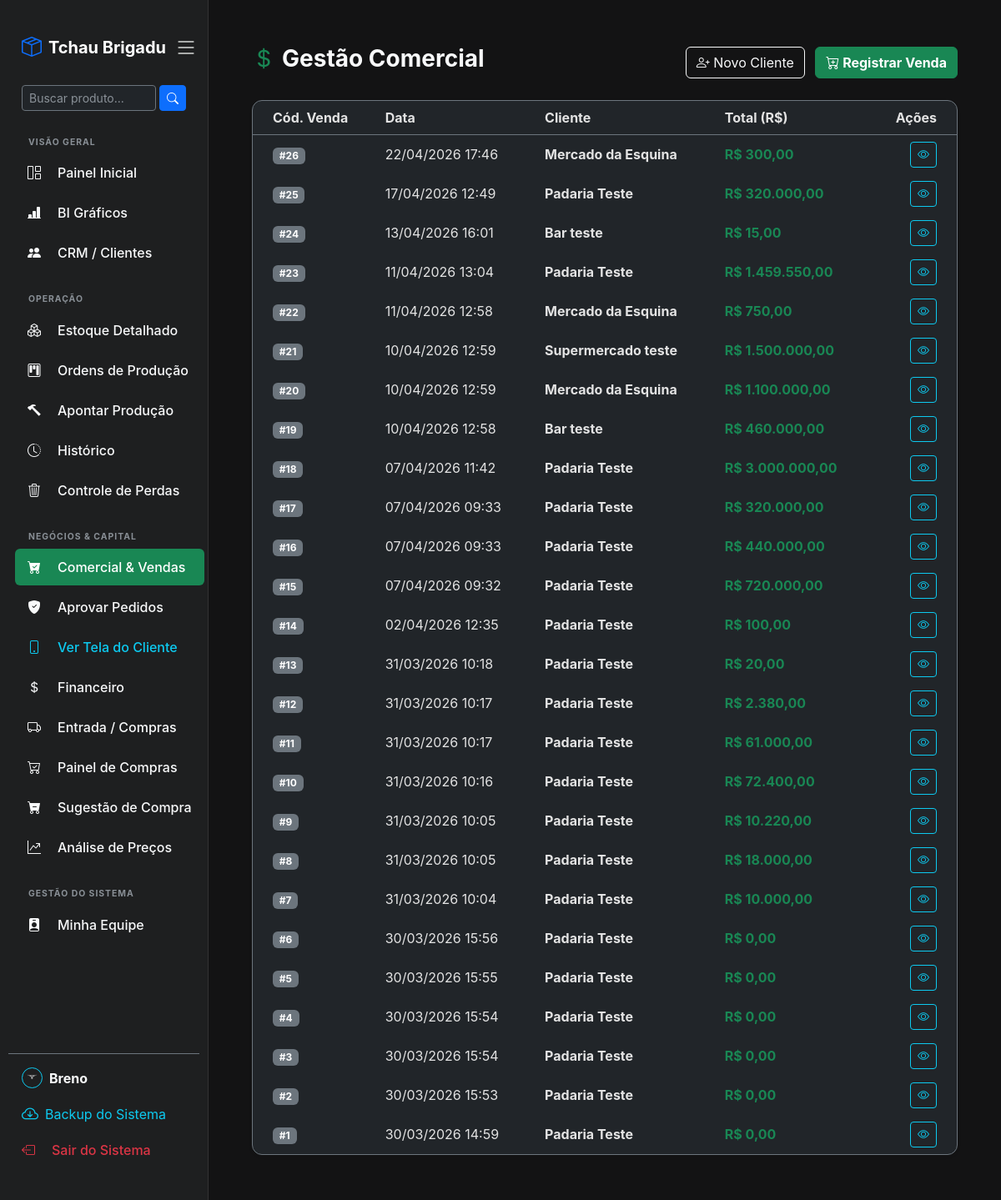
Page /comercial/ (signed in) on the committed database.
### core/models.py (models this page shows, shortened)
class Perfil(models.Model):
    TIPOS_ACESSO = [
        ('Logistica', 'Logística'),
        ('Qualidade', 'Qualidade'),
        ('Producao', 'Produção'),
        ('Financeiro', 'Financeiro'),
        ('Gerente', 'Gerente (Superadmin)'),
        ('Socios', 'Sócios (Apenas BI)'),
    ]
    user = models.OneToOneField(User, on_delete=models.CASCADE)
    tipo = models.CharField(max_length=20, choices=TIPOS_ACESSO, default='Vendedor')
    telefone = models.CharField(max_length=20, blank=True, null=True)
    foto = models.ImageField(upload_to='fotos_perfil/', blank=True, null=True)

class Venda(models.Model):
    cliente = models.ForeignKey(Cliente, on_delete=models.SET_NULL, null=True, related_name='vendas')
    data_venda = models.DateTimeField(auto_now_add=True)
    observacao = models.TextField(blank=True, null=True, help_text="Opcional: Detalhes da entrega ou pagamento")
    @property
    def total_venda(self):
        total = sum(item.subtotal for item in self.itens.all())
        return total

class Cliente(models.Model):
    nome = models.CharField(max_length=150, help_text="Nome da Loja ou Cliente")
    cnpj_cpf = models.CharField(max_length=20, blank=True, null=True, verbose_name="CNPJ ou CPF")
    inscricao_estadual = models.CharField(max_length=30, blank=True, null=True, verbose_name="Inscrição Estadual (IE)")
    telefone = models.CharField(max_length=20, blank=True, null=True)
    email = models.EmailField(blank=True, null=True)
    cep = models.CharField(max_length=10, blank=True, null=True)
    endereco = models.TextField(blank=True, null=True, verbose_name="Rua, Número, Bairro")
    cidade = models.CharField(max_length=100, blank=True, null=True)
    estado = models.CharField(max_length=2, blank=True, null=True, help_text="Sigla. Ex: MG, SP")
    observacoes = models.TextField(blank=True, null=True, help_text="Diário de bordo / Anotações do comercial")
    limite_estoque_percentual = models.DecimalField(
        max_digits=5,
        decimal_places=2,
        default=100.00,
        verbose_name="Limite de Estoque (%)"
    )

class ItemVenda(models.Model):
    venda = models.ForeignKey(Venda, on_delete=models.CASCADE, related_name='itens')
    produto = models.ForeignKey(Produto, on_delete=models.CASCADE, limit_choices_to={'categoria__icontains': 'final'})
    quantidade = models.IntegerField()
    preco_vendido = models.DecimalField(max_digits=10, decimal_places=2, help_text="Preço unitário no momento da venda")
    @property
    def subtotal(self):
        return self.quantidade * self.preco_vendido

### core/views.py (the view)
# urls.py: path('comercial/', views.painel_comercial, name='painel_comercial'),
@login_required
@user_passes_test(has_financeiro, login_url='/')
def painel_comercial(request):
    vendas = Venda.objects.all().order_by('-data_venda')[:50]
    form_cliente = ClienteForm()
    context = {
        'vendas': vendas,
        'form_cliente': form_cliente,
    }
    return render(request, 'comercial.html', context)

### core/templates/comercial.html (shortened to what this page needs)
{% extends 'base.html' %}
{% block conteudo %}
<div class="container-fluid py-4">
    <div class="d-flex justify-content-between align-items-center mb-4">
        <h3 class="text-light fw-bold"><i class="bi bi-currency-dollar text-success me-2"></i>Gestão Comercial</h3>
        <div>
            <button type="button" class="btn btn-outline-light me-2" data-bs-toggle="modal" data-bs-target="#modalNovoCliente">
                <i class="bi bi-person-plus"></i> Novo Cliente
            </button>
            <a href="{% url 'registrar_venda' %}" class="btn btn-success fw-bold">
                <i class="bi bi-cart-plus"></i> Registrar Venda
            </a>
        </div>
    </div>
    <div class="card border-secondary bg-dark shadow-sm">
        <div class="card-body p-0">
            <div class="table-responsive">
                <table class="table table-dark table-hover table-borderless align-middle mb-0">
                    <thead class="border-bottom border-secondary text-muted">
                        <tr>
                            <th class="ps-4">Cód. Venda</th>
                            <th>Data</th>
                            <th>Cliente</th>
                            <th>Total (R$)</th>
                            <th class="text-end pe-4">Ações</th>
                        </tr>
                    </thead>
                    <tbody>
                        {% for venda in vendas %}
                        <tr>
                            <td class="ps-4"><span class="badge bg-secondary">#{{ venda.id }}</span></td>
                            <td>{{ venda.data_venda|date:"d/m/Y H:i" }}</td>
                            <td><strong>{{ venda.cliente.nome }}</strong></td>
                            <td class="text-success fw-bold">R$ {{ venda.total_venda|floatformat:2 }}</td>
                            <td class="text-end pe-4">
                                <button class="btn btn-outline-info btn-sm" title="Ver Detalhes"><i class="bi bi-eye"></i></button>
                            </td>
                        </tr>
                        {% endfor %}
                    </tbody>
                </table>
            </div>
        </div>
    </div>
</div>
{% endblock %}

### core/templates/base.html (shortened to what this page needs)
<!DOCTYPE html>
<html lang="pt-br" data-bs-theme="dark">
<head>
    <link href="https://cdn.jsdelivr.net/npm/bootstrap@5.3.0/dist/css/bootstrap.min.css" rel="stylesheet">
    <link rel="stylesheet" href="https://cdn.jsdelivr.net/npm/bootstrap-icons@1.11.1/font/bootstrap-icons.css">
</head>
<body>
    <div class="sidebar d-flex flex-column overflow-y-auto" id="sidebar">
        <div class="sidebar-brand d-flex justify-content-between align-items-center w-100 px-3 mt-3 mb-4">
            <a href="{% url 'painel' %}" class="text-decoration-none text-white d-flex align-items-center">
                <i class="bi bi-box-seam text-primary me-2 fs-4"></i>
                <span class="sidebar-brand-text fw-bold fs-5">Tchau Brigadu</span>
            </a>
            <button id="toggleSidebar" class="toggle-btn"><i class="bi bi-list fs-3"></i></button>
        </div>
        <div class="search-box px-3 mb-4">
            <form action="{% url 'painel' %}" method="GET" class="d-flex">
                <input type="text" name="q" class="form-control form-control-sm bg-dark text-light border-secondary" placeholder="Buscar produto..." value="{{ busca|default_if_none:'' }}">
                <button type="submit" class="btn btn-primary btn-sm ms-1"><i class="bi bi-search"></i></button>
            </form>
        </div>
        <nav class="nav flex-column mb-auto px-2">
            <h6 class="sidebar-heading px-3 mt-2 mb-2 text-muted text-uppercase fw-bold" style="font-size: 0.65rem; letter-spacing: 1px;">Visão Geral</h6>
            <a class="nav-link rounded mb-1 {% if request.resolver_match.url_name == 'painel' %}active bg-primary text-white{% else %}text-light{% endif %}" href="{% url 'painel' %}">
                <i class="bi bi-grid-1x2 me-2"></i> <span class="nav-text">Painel Inicial</span>
            </a>
            {% if request.user.is_superuser or request.user.perfil.tipo in 'Gerente,Socios' %}
            <a class="nav-link rounded mb-1 {% if request.resolver_match.url_name == 'dashboard_grafico' %}active bg-info text-dark fw-bold{% else %}text-light{% endif %}" href="{% url 'dashboard_grafico' %}">
                <i class="bi bi-bar-chart-line-fill me-2"></i> <span class="nav-text">BI Gráficos</span>
            </a>
            {% endif %}
            {% if request.user.is_superuser or request.user.perfil.tipo in 'Gerente,Socios,Financeiro' %}
            <a class="nav-link rounded mb-1 {% if request.resolver_match.url_name == 'mini_crm' %}active bg-success text-white fw-bold{% else %}text-light{% endif %}" href="{% url 'mini_crm' %}">
                <i class="bi bi-people-fill me-2"></i> <span class="nav-text">CRM / Clientes</span>
            </a>
            {% endif %}
            {% if request.user.is_superuser or request.user.perfil.tipo in 'Gerente,Producao,Logistica,Qualidade' %}
            <h6 class="sidebar-heading px-3 mt-4 mb-2 text-muted text-uppercase fw-bold" style="font-size: 0.65rem; letter-spacing: 1px;">Operação</h6>
            {% if request.user.is_superuser or request.user.perfil.tipo in 'Gerente,Logistica' %}
            <a class="nav-link rounded mb-1 {% if request.resolver_match.url_name == 'estoque_detalhado' %}active bg-info text-dark fw-bold{% else %}text-light{% endif %}" href="{% url 'estoque_detalhado' %}">
                <i class="bi bi-boxes me-2"></i> <span class="nav-text">Estoque Detalhado</span>
            </a>
            {% endif %}
            {% if request.user.is_superuser or request.user.perfil.tipo in 'Gerente,Producao' %}
            <a class="nav-link rounded mb-1 {% if request.resolver_match.url_name == 'gestao_ops' %}active bg-warning text-dark fw-bold{% else %}text-light{% endif %}" href="{% url 'gestao_ops' %}">
                <i class="bi bi-kanban me-2"></i> <span class="nav-text">Ordens de Produção</span>
            </a>
            <a class="nav-link rounded mb-1 {% if request.resolver_match.url_name == 'novo_apontamento' %}active bg-primary text-white{% else %}text-light{% endif %}" href="{% url 'novo_apontamento' %}">
                <i class="bi bi-hammer me-2"></i> <span class="nav-text">Apontar Produção</span>
            </a>
            <a class="nav-link rounded mb-1 {% if request.resolver_match.url_name == 'historico_producao' %}active bg-primary text-white{% else %}text-light{% endif %}" href="{% url 'historico_producao' %}">
                <i class="bi bi-clock-history me-2"></i> <span class="nav-text">Histórico</span>
            </a>
            {% endif %}
            {% if request.user.is_superuser or request.user.perfil.tipo in 'Gerente,Qualidade' %}
            <a class="nav-link rounded mb-1 {% if request.resolver_match.url_name == 'registrar_perda' %}active bg-danger text-white{% else %}text-light{% endif %}" href="{% url 'registrar_perda' %}">
                <i class="bi bi-trash3 me-2"></i> <span class="nav-text">Controle de Perdas</span>
            </a>
            {% endif %}
            {% endif %}
            {% if request.user.is_superuser or request.user.perfil.tipo in 'Gerente,Financeiro,Logistica' %}
            <h6 class="sidebar-heading px-3 mt-4 mb-2 text-muted text-uppercase fw-bold" style="font-size: 0.65rem; letter-spacing: 1px;">Negócios & Capital</h6>
            {% if request.user.is_superuser or request.user.perfil.tipo in 'Gerente,Financeiro' %}
            <a class="nav-link rounded mb-1 {% if request.resolver_match.url_name == 'painel_comercial' %}active bg-success text-white{% else %}text-light{% endif %}" href="{% url 'painel_comercial' %}">
                <i class="bi bi-cart-check-fill me-2"></i> <span class="nav-text">Comercial & Vendas</span>
            </a>
            <a class="nav-link rounded mb-1 {% if request.resolver_match.url_name == 'painel_solicitacoes' %}active bg-warning text-dark fw-bold{% else %}text-light{% endif %}" href="{% url 'painel_solicitacoes' %}">
                <i class="bi bi-shield-fill-check me-2"></i> <span class="nav-text">Aprovar Pedidos</span>
            </a>
            <a class="nav-link rounded mb-1 text-info" href="{% url 'portal_pedido_cliente' %}" target="_blank">
                <i class="bi bi-phone me-2"></i> <span class="nav-text">Ver Tela do Cliente</span>
            </a>
            <a class="nav-link rounded mb-1 {% if request.resolver_match.url_name == 'lista_financeiro' %}active bg-primary text-white{% else %}text-light{% endif %}" href="{% url 'lista_financeiro' %}">
                <i class="bi bi-currency-dollar me-2"></i> <span class="nav-text">Financeiro</span>
            </a>
            {% endif %}
            {% if request.user.is_superuser or request.user.perfil.tipo in 'Gerente,Logistica' %}
            <a class="nav-link rounded mb-1 {% if request.resolver_match.url_name == 'registrar_compra' %}active bg-success text-white{% else %}text-light{% endif %}" href="{% url 'registrar_compra' %}">
                <i class="bi bi-truck me-2"></i> <span class="nav-text">Entrada / Compras</span>
            </a>
            <a class="nav-link rounded mb-1 {% if request.resolver_match.url_name == 'painel_compras' %}active bg-warning text-dark fw-bold{% else %}text-light{% endif %}" href="{% url 'painel_compras' %}">
                <i class="bi bi-cart-check me-2"></i> <span class="nav-text">Painel de Compras</span>
            </a>
            <a class="nav-link rounded mb-1 {% if request.resolver_match.url_name == 'sugestao_compras' %}active bg-danger text-white{% else %}text-light{% endif %}" href="{% url 'sugestao_compras' %}">
                <i class="bi bi-cart-dash-fill me-2"></i>
                <span class="nav-text">Sugestão de Compra</span>
            </a>
            <a class="nav-link rounded mb-1 {% if request.resolver_match.url_name == 'analise_precos' %}active bg-info text-dark fw-bold{% else %}text-light{% endif %}" href="{% url 'analise_precos' %}">
                <i class="bi bi-graph-up-arrow me-2"></i> <span class="nav-text">Análise de Preços</span>
            </a>
            {% endif %}
            {% endif %}
            {% if request.user.is_superuser or request.user.perfil.tipo == 'Gerente' %}
            <h6 class="sidebar-heading px-3 mt-4 mb-2 text-muted text-uppercase fw-bold" style="font-size: 0.65rem; letter-spacing: 1px;">Gestão do Sistema</h6>
            <a class="nav-link rounded mb-1 {% if request.resolver_match.url_name == 'gestao_equipe' %}active bg-light text-dark fw-bold{% else %}text-light{% endif %}" href="{% url 'gestao_equipe' %}">
                <i class="bi bi-person-badge-fill me-2"></i> <span class="nav-text">Minha Equipe</span>
            </a>
            {% endif %}
        </nav>
        <div class="mt-auto px-3 pb-4 border-top border-secondary pt-3">
            <a href="{% url 'minha_conta' %}" class="d-flex align-items-center mb-3 text-decoration-none perfil-link-rodape" title="Editar Minha Conta">
                {% if request.user.perfil.foto %}
                    <img src="{{ request.user.perfil.foto.url }}" class="rounded-circle me-2" style="width: 25px; height: 25px; object-fit: cover; border: 1px solid #0dcaf0;">
                {% else %}
                    <i class="bi bi-person-circle fs-5 me-2 text-secondary"></i>
                {% endif %}
                <span class="hide-collapsed fw-bold text-light text-truncate" style="max-width: 150px;">
                    {% if request.user.first_name %}
                        {{ request.user.first_name }}
                    {% else %}
                        {{ user.username }}
                    {% endif %}
                </span>
            </a>
            {% if user.is_superuser %}
            <a href="{% url 'backup_banco' %}" class="text-info text-decoration-none d-flex align-items-center mb-3" title="Baixar Backup">
                <i class="bi bi-cloud-arrow-down fs-5 me-2"></i>
                <span class="hide-collapsed">Backup do Sistema</span>
            </a>
            {% endif %}
            <form method="POST" action="{% url 'logout' %}" class="d-inline w-100">
                <button type="submit" class="nav-link text-danger border-0 bg-transparent text-start w-100 rounded mb-1 px-0 py-0 mt-2">
                    <i class="bi bi-box-arrow-left me-2"></i> <span class="nav-text">Sair do Sistema</span>
                </button>
            </form>
        </div>
    </div>
    <div class="main-content">
        {% block conteudo %}
        {% endblock %}
    </div>
    <div class="toast-container position-fixed top-0 end-0 p-4" style="z-index: 1055;">
    </div>
</body>
</html>

### rows in the picture
Venda: id "26", data_venda "22/04/2026 17:46", cliente.nome "Mercado da Esquina", total_venda "300,00"
Venda: id "25", data_venda "17/04/2026 12:49", cliente.nome "Padaria Teste", total_venda "320.000,00"
Venda: id "24", data_venda "13/04/2026 16:01", cliente.nome "Bar teste", total_venda "15,00"
Venda: id "23", data_venda "11/04/2026 13:04", cliente.nome "Padaria Teste", total_venda "1.459.550,00"
Venda: id "22", data_venda "11/04/2026 12:58", cliente.nome "Mercado da Esquina", total_venda "750,00"
Venda: id "21", data_venda "10/04/2026 12:59", cliente.nome "Supermercado teste", total_venda "1.500.000,00"
Venda: id "20", data_venda "10/04/2026 12:59", cliente.nome "Mercado da Esquina", total_venda "1.100.000,00"
Venda: id "19", data_venda "10/04/2026 12:58", cliente.nome "Bar teste", total_venda "460.000,00"
Venda: id "18", data_venda "07/04/2026 11:42", cliente.nome "Padaria Teste", total_venda "3.000.000,00"
Venda: id "17", data_venda "07/04/2026 09:33", cliente.nome "Padaria Teste", total_venda "320.000,00"
Venda: id "16", data_venda "07/04/2026 09:33", cliente.nome "Padaria Teste", total_venda "440.000,00"
Venda: id "15", data_venda "07/04/2026 09:32", cliente.nome "Padaria Teste", total_venda "720.000,00"
Venda: id "14", data_venda "02/04/2026 12:35", cliente.nome "Padaria Teste", total_venda "100,00"
Venda: id "13", data_venda "31/03/2026 10:18", cliente.nome "Padaria Teste", total_venda "20,00"
Venda: id "12", data_venda "31/03/2026 10:17", cliente.nome "Padaria Teste", total_venda "2.380,00"
Venda: id "11", data_venda "31/03/2026 10:17", cliente.nome "Padaria Teste", total_venda "61.000,00"
Venda: id "10", data_venda "31/03/2026 10:16", cliente.nome "Padaria Teste", total_venda "72.400,00"
Venda: id "9", data_venda "31/03/2026 10:05", cliente.nome "Padaria Teste", total_venda "10.220,00"
Venda: id "8", data_venda "31/03/2026 10:05", cliente.nome "Padaria Teste", total_venda "18.000,00"
Venda: id "7", data_venda "31/03/2026 10:04", cliente.nome "Padaria Teste", total_venda "10.000,00"
Venda: id "6", data_venda "30/03/2026 15:56", cliente.nome "Padaria Teste", total_venda "0,00"
Venda: id "5", data_venda "30/03/2026 15:55", cliente.nome "Padaria Teste", total_venda "0,00"
Venda: id "4", data_venda "30/03/2026 15:54", cliente.nome "Padaria Teste", total_venda "0,00"
Venda: id "3", data_venda "30/03/2026 15:54", cliente.nome "Padaria Teste", total_venda "0,00"
Venda: id "2", data_venda "30/03/2026 15:53", cliente.nome "Padaria Teste", total_venda "0,00"
Venda: id "1", data_venda "30/03/2026 14:59", cliente.nome "Padaria Teste", total_venda "0,00"

### other values in the picture
{{ request.user.first_name }} "Breno"
